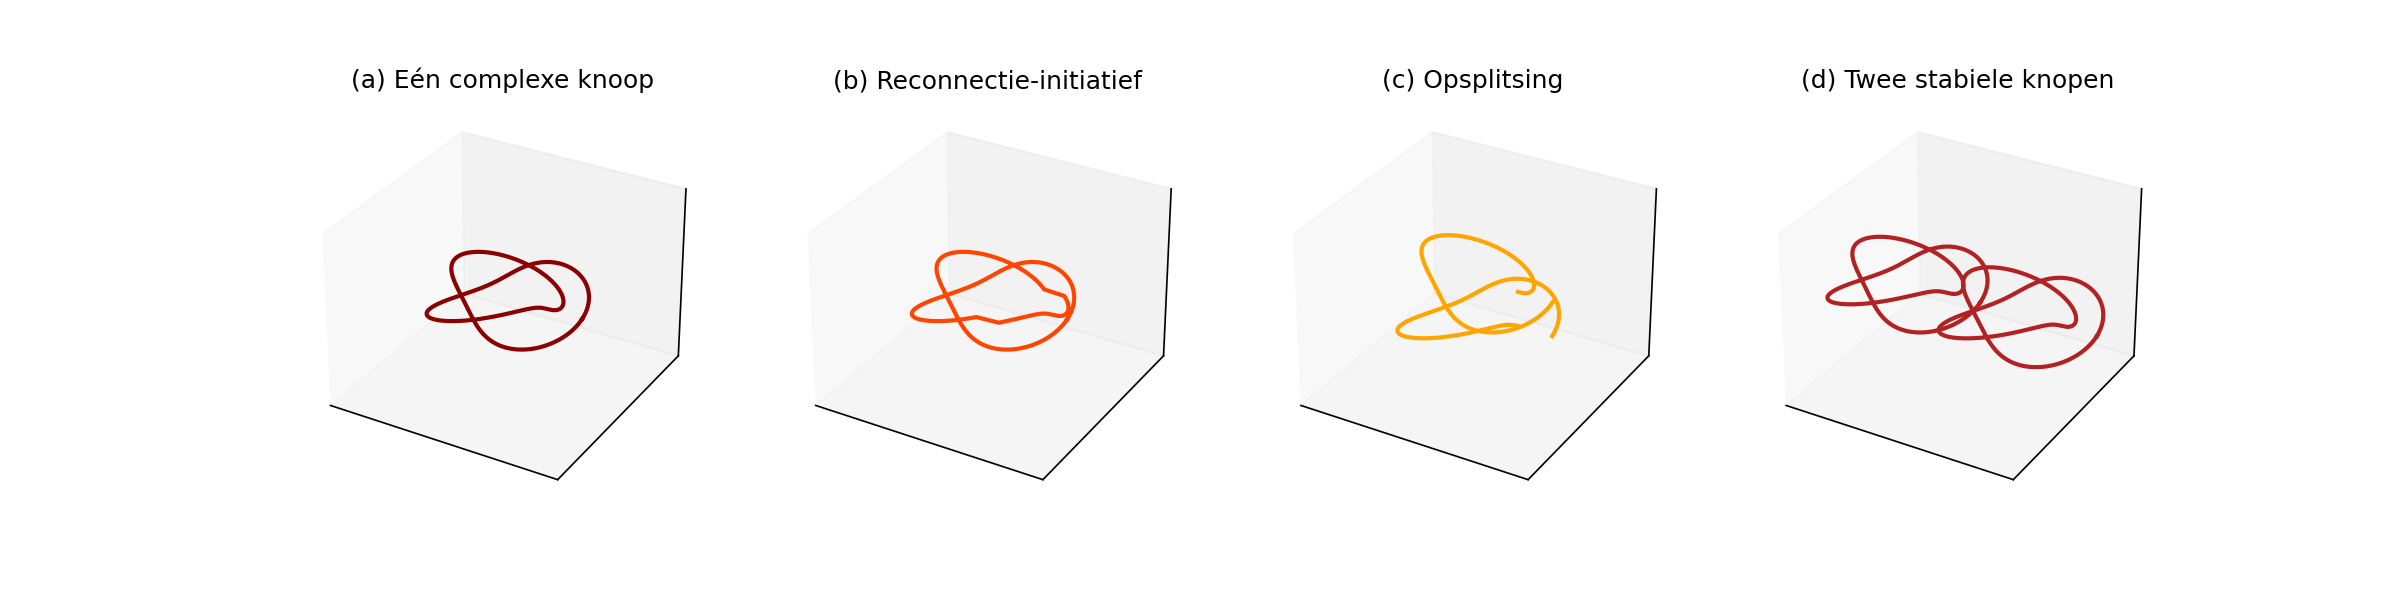

Recreate this plot in Python.
# Diagram 7: Reconnectie en splijting (sequentiële illustratie van vortexsplitsing)
import matplotlib
matplotlib.use('TkAgg')  # Ensure it uses Tkinter backend
import matplotlib.pyplot as plt
import numpy as np

# Setup plot grid
fig, axes = plt.subplots(1, 4, figsize=(16, 4), subplot_kw={'projection': '3d'})
titles = ["(a) Eén complexe knoop", "(b) Reconnectie-initiatief", "(c) Opsplitsing", "(d) Twee stabiele knopen"]

# Basisparametrie voor een torusvormige knoop
theta = np.linspace(0, 2 * np.pi, 500)
phi = np.linspace(0, 2 * np.pi, 500)
R = 2
r = 0.6

# Frames tonen knoop, opening, splitsing, los
for i, ax in enumerate(axes):
    ax.set_xlim(-4, 4)
    ax.set_ylim(-4, 4)
    ax.set_zlim(-3, 3)
    ax.set_xticks([])
    ax.set_yticks([])
    ax.set_zticks([])
    ax.set_title(titles[i])

    if i == 0:
        # Eén torusknoop
        x = (R + r * np.cos(3 * theta)) * np.cos(2 * theta)
        y = (R + r * np.cos(3 * theta)) * np.sin(2 * theta)
        z = r * np.sin(3 * theta)
        ax.plot(x, y, z, color='darkred', linewidth=2)

    elif i == 1:
        # Openingspunt – vortexvervorming
        x = (R + r * np.cos(3 * theta)) * np.cos(2 * theta)
        y = (R + r * np.cos(3 * theta)) * np.sin(2 * theta)
        z = r * np.sin(3 * theta)
        x[200:300] += 0.7  # lokale scheur
        ax.plot(x, y, z, color='orangered', linewidth=2)

    elif i == 2:
        # Twee gesplitste segmenten
        t1 = np.linspace(0, np.pi, 250)
        t2 = np.linspace(np.pi, 2 * np.pi, 250)
        for t, shift in zip([t1, t2], [-0.6, 0.6]):
            x = (R + r * np.cos(3 * t)) * np.cos(2 * t)
            y = (R + r * np.cos(3 * t)) * np.sin(2 * t)
            z = r * np.sin(3 * t) + shift
            ax.plot(x, y, z, linewidth=2, color='orange')

    elif i == 3:
        # Twee losse knopen
        t = np.linspace(0, 2 * np.pi, 500)
        x1 = (R + r * np.cos(3 * t)) * np.cos(2 * t) - 2
        y1 = (R + r * np.cos(3 * t)) * np.sin(2 * t)
        z1 = r * np.sin(3 * t)
        x2 = (R + r * np.cos(3 * t)) * np.cos(2 * t) + 2
        y2 = (R + r * np.cos(3 * t)) * np.sin(2 * t)
        z2 = r * np.sin(3 * t)
        ax.plot(x1, y1, z1, color='firebrick', linewidth=2)
        ax.plot(x2, y2, z2, color='firebrick', linewidth=2)


# ✅ Get the script filename dynamically and save as pdf
import os
script_name = os.path.splitext(os.path.basename(__file__))[0]
# filename = f"{script_name}.pdf"
# plt.savefig(filename, format="pdf", bbox_inches="tight")
filename = f"{script_name}.png"
plt.savefig(filename, dpi=150)  # Save image with high resolution
plt.tight_layout()
plt.show()

# Diagram 8: Multiknoop topologie — hoofdknoop met satellietknoop (neutronstructuur)

fig = plt.figure(figsize=(10, 6))
ax = fig.add_subplot(111, projection='3d')

# Hoofdknoop (bijv. proton)
theta = np.linspace(0, 2 * np.pi, 500)
R = 2
r = 0.5
x_main = (R + r * np.cos(3 * theta)) * np.cos(2 * theta)
y_main = (R + r * np.cos(3 * theta)) * np.sin(2 * theta)
z_main = r * np.sin(3 * theta)
ax.plot(x_main, y_main, z_main, color='crimson', linewidth=2, label="Hoofdknoop (bijv. proton)")

# Satellietknoop (bijv. neutron) - kleine vortexring om hoofdstructuur
phi = np.linspace(0, 2 * np.pi, 200)
r_sat = 0.4
x_sat = r_sat * np.cos(phi) + 3.2
y_sat = r_sat * np.sin(phi)
z_sat = 0.2 * np.sin(2 * phi)
ax.plot(x_sat, y_sat, z_sat, color='navy', linewidth=2, label="Satellietknoop (bijv. neutron)")

# As- en stijlinstellingen
ax.set_xlim([-5, 5])
ax.set_ylim([-5, 5])
ax.set_zlim([-2, 2])
ax.set_title("Multiknoopconfiguratie: Hoofdknoop + Satellietknoop")
ax.set_xlabel("x")
ax.set_ylabel("y")
ax.set_zlabel("z")
ax.legend()
filename = f"8_multiknoop.pdf"
# plt.savefig(filename, format="pdf", bbox_inches="tight")
filename = f"8_multiknoop.png"
plt.savefig(filename, dpi=150)  # Save image with high resolution
plt.tight_layout()
plt.show()
